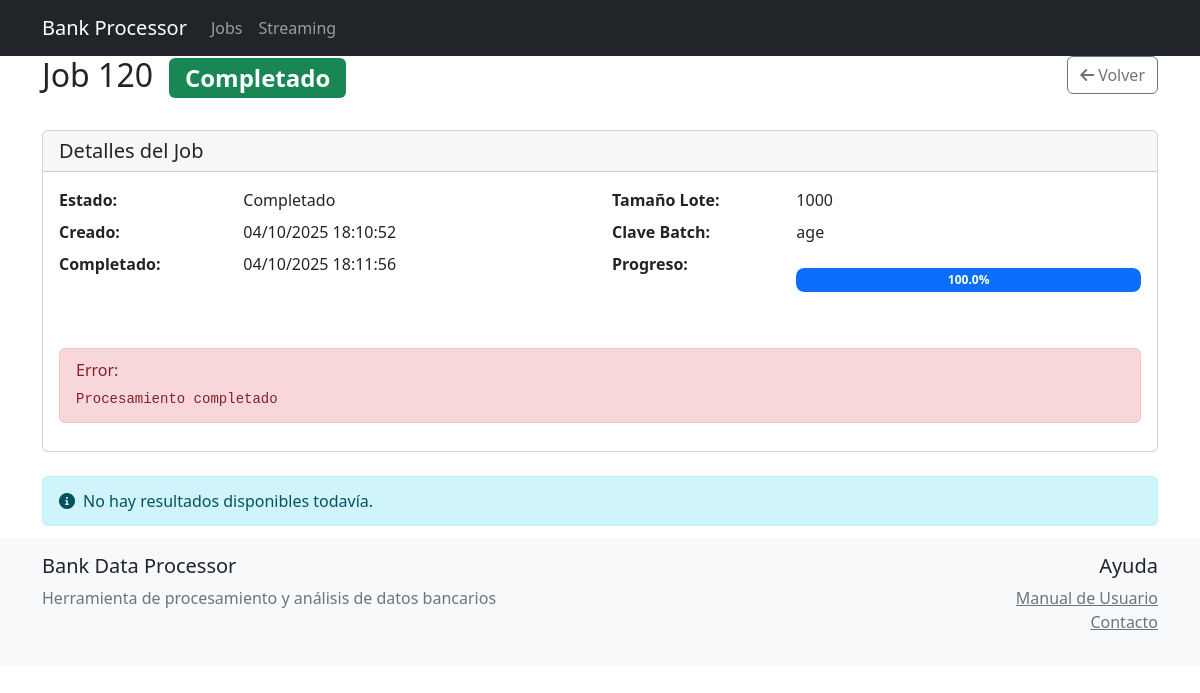
The app's page /jobs/120/ with its own data.
### processor/models.py (models this page shows, shortened)
class ProcessingJob(models.Model):
    STATUS_CHOICES = [
        ('pending', 'Pendiente'),
        ('processing', 'Procesando'),
        ('completed', 'Completado'),
        ('error', 'Error')
    ]
    batch_key = models.CharField(max_length=50, help_text='Columna usada para fragmentación')
    batch_size = models.IntegerField(help_text='Número de registros por lote')
    total_records = models.IntegerField(default=0)
    processed_records = models.IntegerField(default=0)
    status = models.CharField(max_length=20, choices=STATUS_CHOICES, default='pending')
    error_message = models.TextField(blank=True, null=True)
    started_at = models.DateTimeField(default=timezone.now)
    completed_at = models.DateTimeField(null=True, blank=True)
    class Meta:
        ordering = ['-started_at']
    @property
    def progress(self):
        if self.total_records == 0:
            return 0
        return round((self.processed_records / self.total_records) * 100, 2)

### processor/views.py (the view)
# urls.py: path('jobs/<int:pk>/', views.JobDetailView.as_view(), name='job_detail'),
class JobDetailView(DetailView):
    model = ProcessingJob
    template_name = 'processor/job_detail.html'
    context_object_name = 'job'

### processor/templates/processor/job_detail.html (shortened to what this page needs)
{% extends "processor/base.html" %}
{% block content %}
<div class="container">
    <div class="row mb-4">
        <div class="col-md-8">
            <h2>
                Job {{ job.id }}
                <span class="badge bg-{{ job.status|yesno:'success,warning,danger' }} ms-2">
                    {{ job.get_status_display }}
                </span>
            </h2>
        </div>
        <div class="col-md-4 text-end">
            <a href="{% url 'processor:job_list' %}" class="btn btn-outline-secondary">
                <i class="fas fa-arrow-left me-1"></i>Volver
            </a>
        </div>
    </div>
    <div class="card mb-4">
        <div class="card-header">
            <h5 class="card-title mb-0">Detalles del Job</h5>
        </div>
        <div class="card-body">
            <div class="row">
                <div class="col-md-6">
                    <dl class="row">
                        <dt class="col-sm-4">Estado:</dt>
                        <dd class="col-sm-8">{{ job.get_status_display }}</dd>
                        <dt class="col-sm-4">Creado:</dt>
                        <dd class="col-sm-8">{{ job.started_at|date:"d/m/Y H:i:s" }}</dd>
                        <dt class="col-sm-4">Completado:</dt>
                        <dd class="col-sm-8">
                            {% if job.completed_at %}
                                {{ job.completed_at|date:"d/m/Y H:i:s" }}
                            {% else %}
                                -
                            {% endif %}
                        </dd>
                    </dl>
                </div>
                <div class="col-md-6">
                    <dl class="row">
                        <dt class="col-sm-4">Tamaño Lote:</dt>
                        <dd class="col-sm-8">{{ job.batch_size }}</dd>
                        <dt class="col-sm-4">Clave Batch:</dt>
                        <dd class="col-sm-8">{{ job.batch_key }}</dd>
                        <dt class="col-sm-4">Progreso:</dt>
                        <dd class="col-sm-8">
                            <div class="progress">
                                <div class="progress-bar" role="progressbar"
                                     style="width: {{ job.progress }}%">
                                    {{ job.progress }}%
                                </div>
                            </div>
                        </dd>
                    </dl>
                </div>
            </div>
            {% if job.error_message %}
            <div class="alert alert-danger mt-3">
                <h6 class="alert-heading">Error:</h6>
                <pre class="mb-0">{{ job.error_message }}</pre>
            </div>
            {% endif %}
        </div>
    </div>
    {% if results %}
    <div class="card">
        <div class="card-header d-flex justify-content-between align-items-center">
            <h5 class="card-title mb-0">Resultados por Lotes</h5>
            <div class="btn-group">
                <button class="btn btn-sm btn-outline-primary" id="toggleChart">
                    <i class="fas fa-chart-line me-1"></i>Ver Gráfico
                </button>
                <button class="btn btn-sm btn-outline-primary" id="toggleTable">
                    <i class="fas fa-table me-1"></i>Ver Tabla
                </button>
            </div>
        </div>
        <div class="card-body">
            <div id="metricsChart" style="height: 400px;" class="mb-4"></div>
            <div class="table-responsive">
                <table class="table table-hover">
                    <thead class="table-light">
                        <tr>
                            <th>Lote</th>
                            <th>Registros</th>
                            <th>Accuracy</th>
                            <th>Precision</th>
                            <th>Recall</th>
                            <th>F1 Score</th>
                            <th>Tiempo (s)</th>
                        </tr>
                    </thead>
                    <tbody>
                        {% for result in results %}
                        <tr>
                            <td>{{ result.batch_number }}</td>
                            <td>{{ result.records_processed }}</td>
                            <td>{{ result.accuracy|floatformat:4 }}</td>
                            <td>{{ result.precision|floatformat:4 }}</td>
                            <td>{{ result.recall|floatformat:4 }}</td>
                            <td>{{ result.f1_score|floatformat:4 }}</td>
                            <td>{{ result.processing_time|floatformat:2 }}</td>
                        </tr>
                        {% endfor %}
                    </tbody>
                    <tfoot class="table-light">
                        <tr>
                            <th>Promedio</th>
                            <td>{{ total_records }}</td>
                            <td>{{ avg_accuracy|floatformat:4 }}</td>
                            <td>-</td>
                            <td>-</td>
                            <td>{{ avg_f1|floatformat:4 }}</td>
                            <td>{{ total_time|floatformat:2 }}</td>
                        </tr>
                    </tfoot>
                </table>
            </div>
        </div>
    </div>
    {% else %}
    <div class="alert alert-info">
        <i class="fas fa-info-circle me-2"></i>No hay resultados disponibles todavía.
    </div>
    {% endif %}
</div>
{% endblock %}

### processor/static/processor/enhanced-styles.css (style rules this page uses)
.progress { height: 1.5rem; background-color: #e9ecef; border-radius: 0.5rem; box-shadow: inset 0 1px 2px rgba(0,0,0,.1); margin: 1rem 0; }
.progress-bar { height: 100%; border-radius: 0.5rem; background-color: #0d6efd; transition: width .6s ease; display: flex; align-items: center; justify-content: center; color: white; font-weight: 600; }

### processor/static/processor/alerts.css (style rules this page uses)
.auto-alert { transition: opacity 0.35s ease, transform 0.25s ease, max-height 0.35s ease, margin 0.25s ease, padding 0.25s ease; opacity: 1; transform: translateY(0); overflow: hidden; max-height: 600px; margin: .75rem 0; padding: .75rem 1rem; }
.auto-alert-slide { transform: translateY(-8px); opacity: 0; max-height: 0; }
.auto-alert-slide.show { transform: translateY(0); opacity: 1; max-height: 600px; }

### records on screen
ProcessingJob: id "120", status "Completado", started_at "04/10/2025 18:10:52", completed_at "04/10/2025 18:11:56", batch_size "1000", batch_key "age", progress "100.0", error_message "Procesamiento completado"
